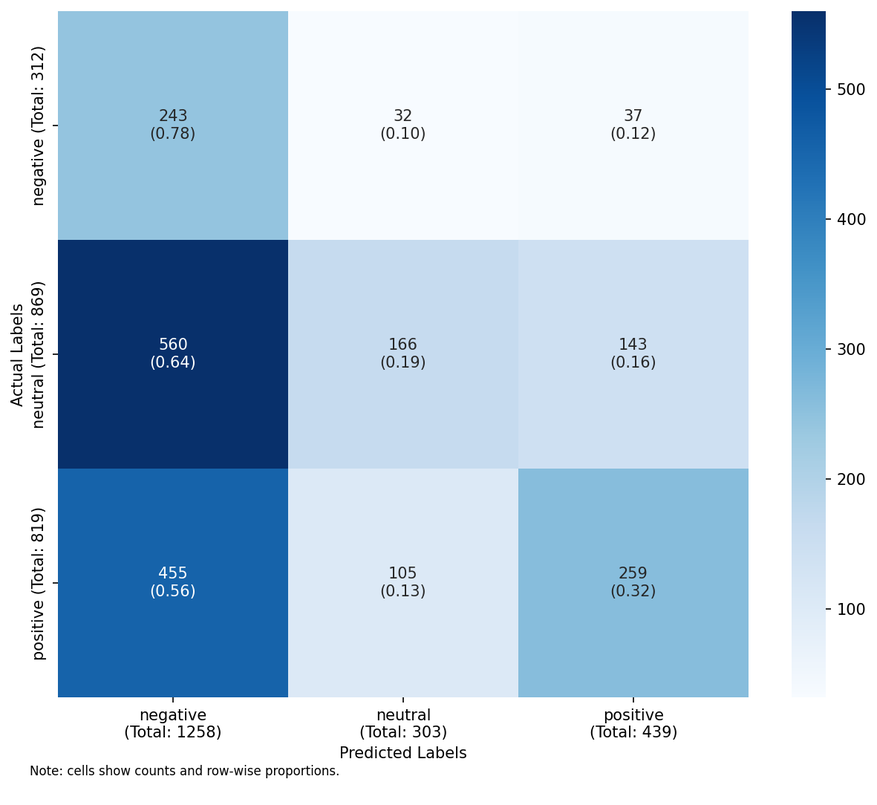
#> input picture report/media/cm_run1_bigrams_LR.png, 877 x 805 px, shrunk from 1181 x 1084 before the run
$ python check_cm_pngs.py ../report/media
#> lines starting #> are read from the running program, lines starting #| are printed output that depends on the picture
from pathlib import Path
import sys

import numpy as np
from PIL import Image


def main() -> int:
    if len(sys.argv) != 2:
        print("Usage: python scripts/check_cm_pngs.py <figs_dir>")
        return 2

    figs_dir = Path(sys.argv[1]).resolve()
    if not figs_dir.exists():
        print(f"Error: {figs_dir} not found")
        return 2

    rows = []
    for png in sorted(figs_dir.glob("cm_run*.png")):
        arr = np.array(Image.open(png).convert("L"), dtype=np.uint8)
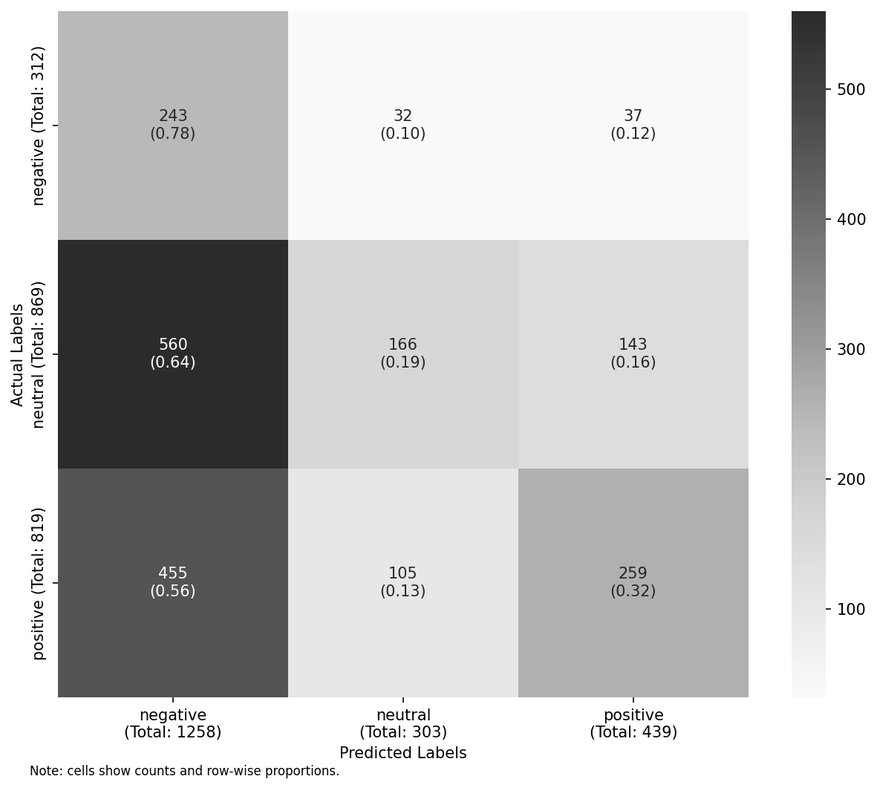
#> arr: shape (805, 877); min 0, max 255, mean 201.6
        white_ratio = float((arr >= 250).mean())
#> white_ratio = 0.352
        std = float(arr.std())
#> std = 68.15
        rows.append((png.name, white_ratio, std, int(arr.min()), int(arr.max()), png.stat().st_size))

    blank = [r for r in rows if r[1] > 0.995 and r[2] < 2]
#> blank = []
    nonblank = [r for r in rows if r not in blank]
#> nonblank = [('cm_run1_bigrams_LR.png', 0.352, 68.15, 0, 255, 92791)]

    print(f"dir={figs_dir}")
    print(f"total={len(rows)} blank={len(blank)} nonblank={len(nonblank)}")
#| total=1 blank=0 nonblank=1

    if nonblank:
        print("sample nonblank:")
        for r in nonblank[:8]:
            print(
                f"{r[0]} | white={r[1]:.4f} std={r[2]:.2f} "
                f"min={r[3]} max={r[4]} bytes={r[5]:,}"
            )
#> this loop made 1 pass
#| cm_run1_bigrams_LR.png | white=0.3524 std=68.15 min=0 max=255 bytes=92,791

    if blank:
        print("blank files:")
        for r in blank:
            print(r[0])

    return 0


if __name__ == "__main__":
    raise SystemExit(main())
#> (the program exits here)

$ run again, on report/media/cm_run1_embeddings_LR.png
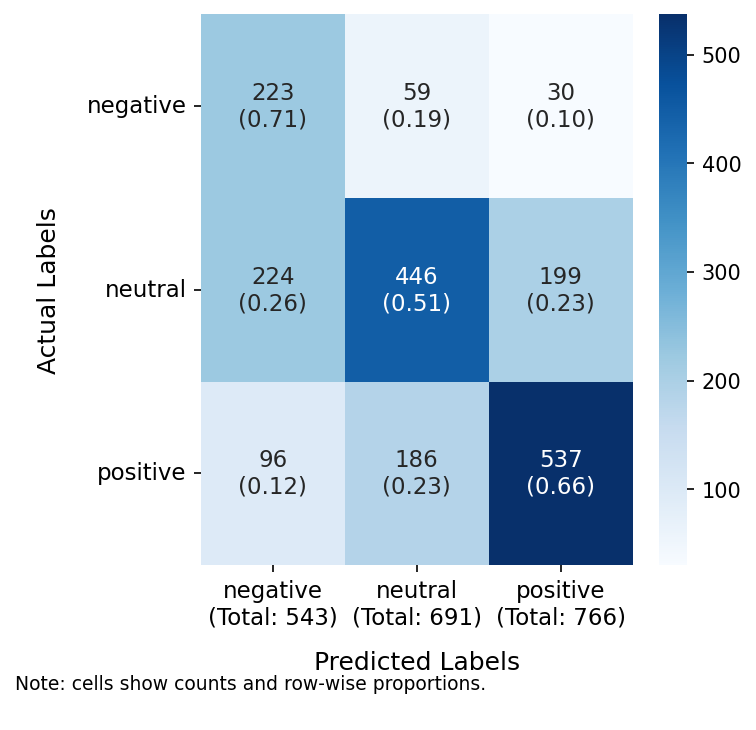
#> input picture report/media/cm_run1_embeddings_LR.png, 756 x 730 px
#> in main, `arr = np.array(Image.open(png).convert("L"), dtype=np.uint8)`:
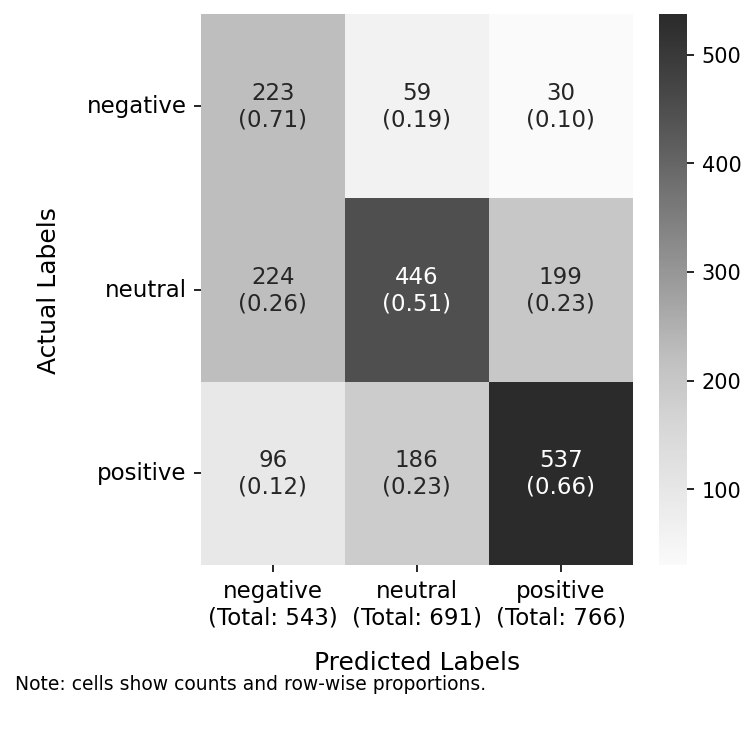
#> arr: shape (730, 756); min 0, max 255, mean 215.2
#> white_ratio = 0.564
#> std = 65.3
#> blank = []
#> nonblank = [('cm_run1_embeddings_LR.png', 0.564, 65.3, 0, 255, 69019)]
#| total=1 blank=0 nonblank=1
#> the loop in main, `for r in nonblank[:8]:` made 1 pass
#> (printed output is left out)

$ run again, on report/media/cm_run1_textstats_LR.png
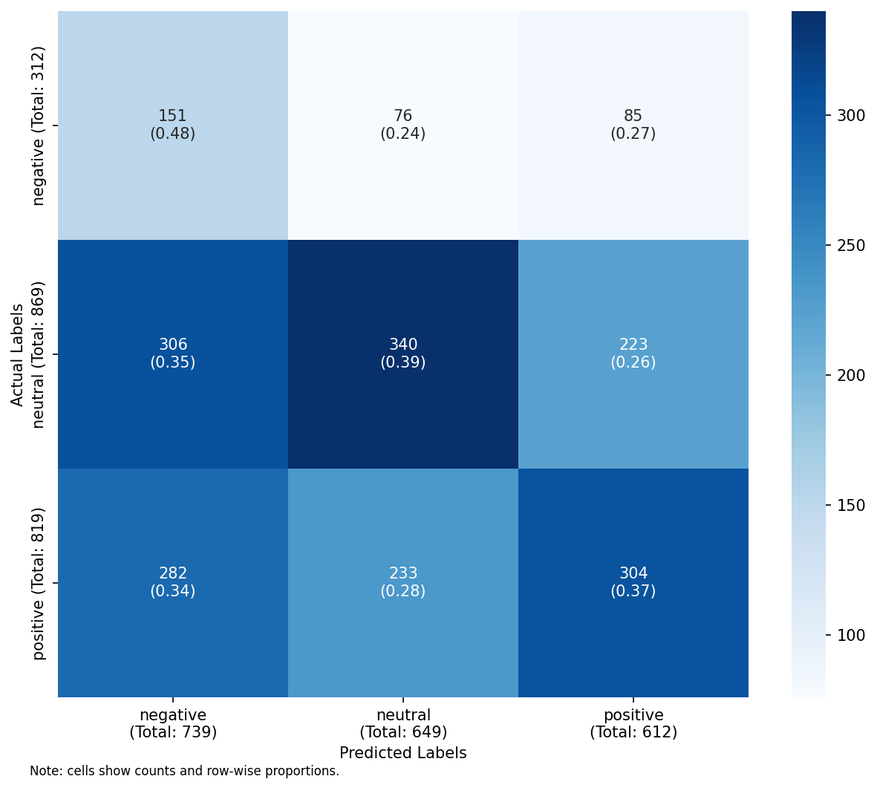
#> input picture report/media/cm_run1_textstats_LR.png, 877 x 805 px, shrunk from 1181 x 1084 before the run
#> in main, `arr = np.array(Image.open(png).convert("L"), dtype=np.uint8)`:
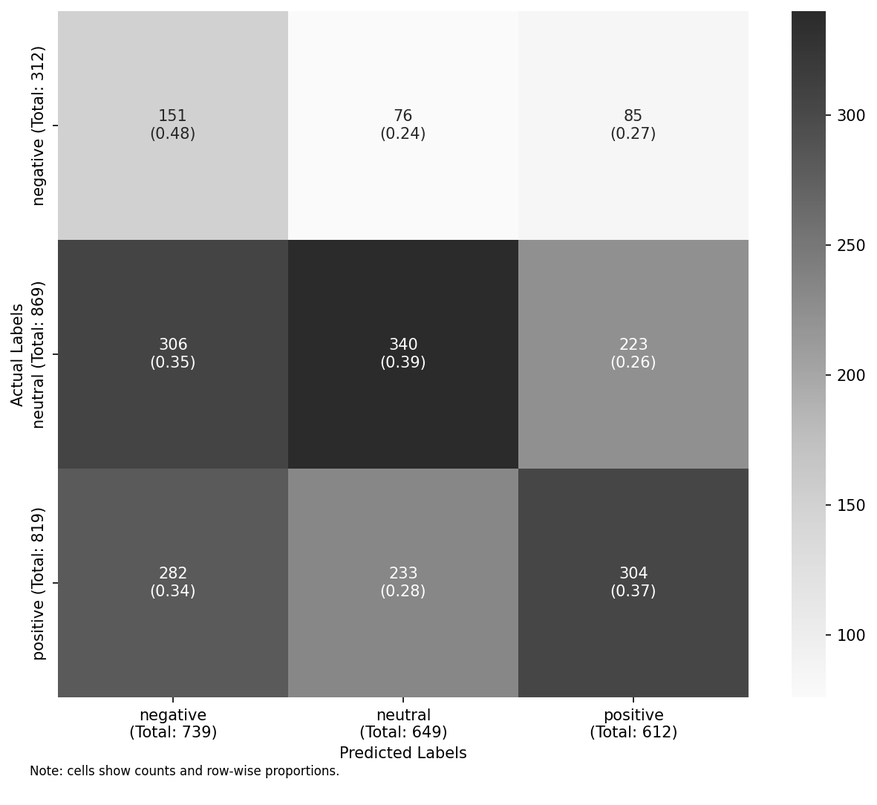
#> arr: shape (805, 877); min 0, max 255, mean 172.3
#> white_ratio = 0.352
#> std = 81.49
#> blank = []
#> nonblank = [('cm_run1_textstats_LR.png', 0.352, 81.49, 0, 255, 92256)]
#| total=1 blank=0 nonblank=1
#> the loop in main, `for r in nonblank[:8]:` made 1 pass
#> (printed output is left out)

$ run again, on report/media/cm_run1_uni+pos_LR.png
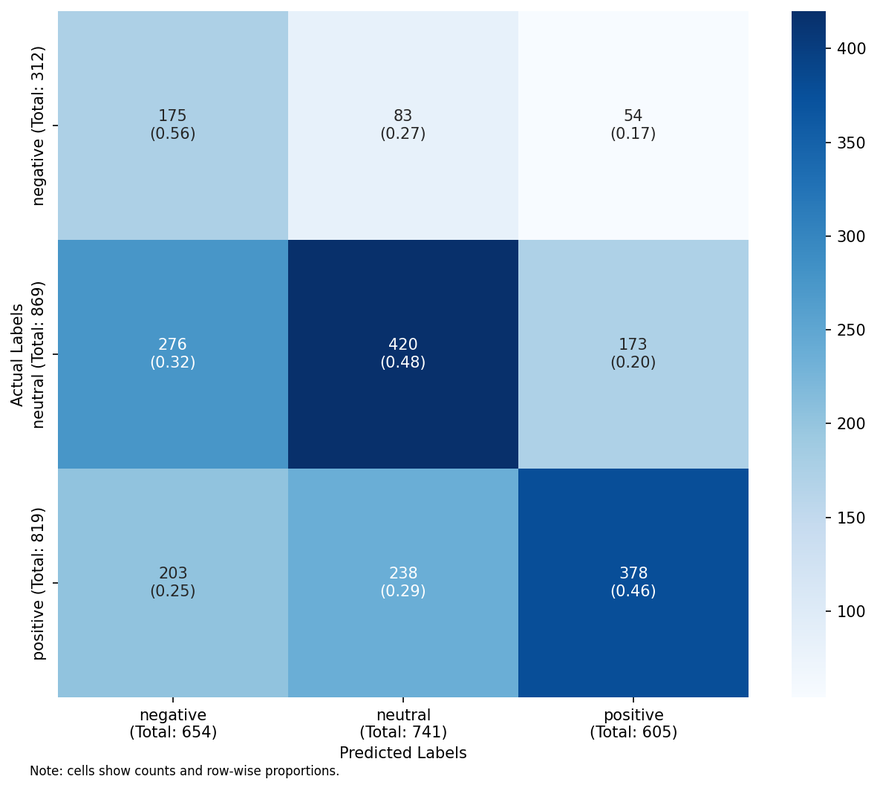
#> input picture report/media/cm_run1_uni+pos_LR.png, 877 x 805 px, shrunk from 1181 x 1084 before the run
#> in main, `arr = np.array(Image.open(png).convert("L"), dtype=np.uint8)`:
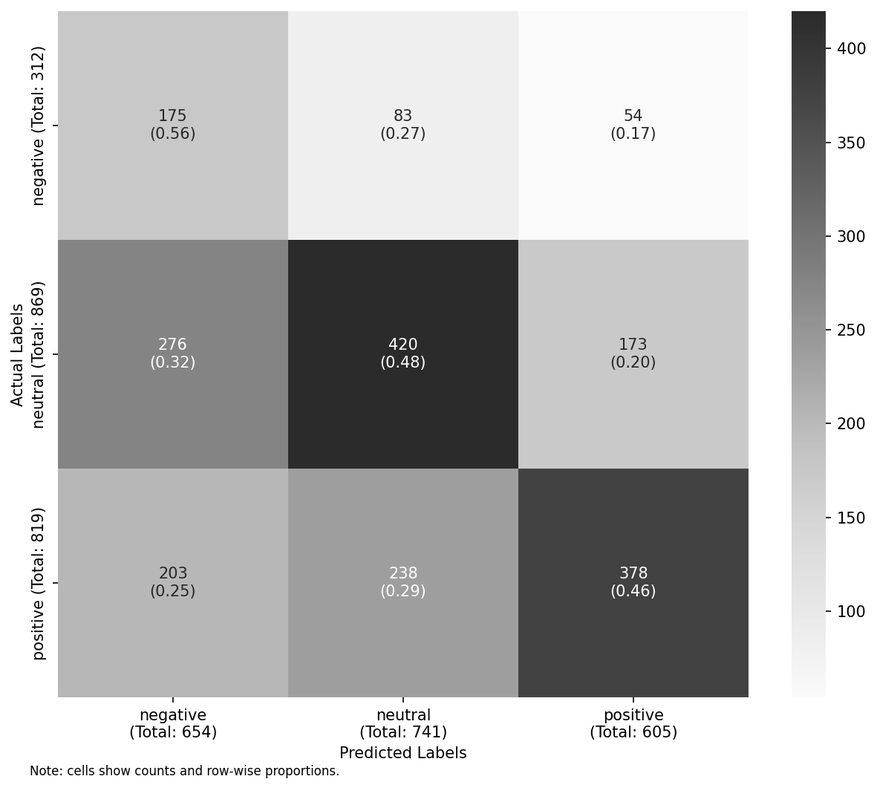
#> arr: shape (805, 877); min 0, max 255, mean 188.2
#> white_ratio = 0.351
#> std = 71.27
#> blank = []
#> nonblank = [('cm_run1_uni+pos_LR.png', 0.351, 71.27, 0, 255, 95033)]
#| total=1 blank=0 nonblank=1
#> the loop in main, `for r in nonblank[:8]:` made 1 pass
#> (printed output is left out)
